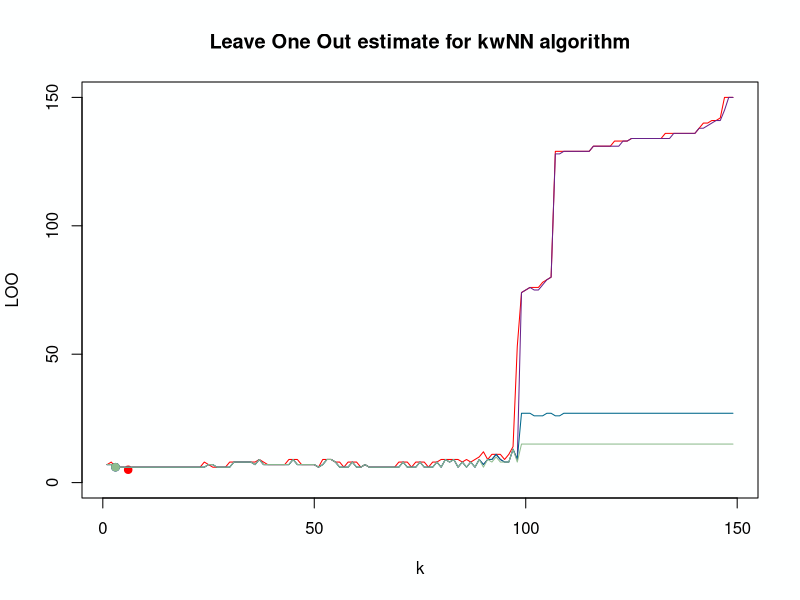

The R script that drew this image: (Note: a time limit stopped this script after it produced the figure.)
args <- commandArgs(trailingOnly = T)

euclid_distance = function(x, y){
  sqrt(sum((x-y)^2))
}

dist_sort = function(dat, point, dist_func = euclid_distance){
      l <- dim(dat)[1]
      n <- dim(dat)[2] - 1

      distances <- matrix(NA, l, 1)

      for (i in 1:l){
          distances[i, ] <- dist_func(dat[i, 1:n], point)
      }

      ##  Сортируем
      orderedDat <- dat[order(distances[, 1]), ]

      return (orderedDat);
  }


  ##  Применяем метод kNN
  kNN <- function(dat, point, k = 1, dist_func = euclid_distance)
  {
      ##  Сортируем выборку согласно классифицируемого объекта
      orderedDat <- dist_sort(dat, point, dist_func)
      n <- dim(orderedDat)[2] - 1

      ##  Получаем классы первых k соседей
      classes <- orderedDat[1:k, n + 1]

      ##  Составляем таблицу встречаемости каждого класса
      counts <- table(classes)

      ##  Находим класс, который доминирует среди первых k соседей
      class <- names(which.max(counts))

      return (class)
  }


  kwNN <- function(dat, point, k = 1, dist_func = euclid_distance)
  {

      orderedDat <- dist_sort(dat, point, dist_func)
      n <- dim(orderedDat)[2] - 1

      w <- exp((-1:-k)/dim(orderedDat)[1])

      classes = rep(0, length(levels(orderedDat[, n+1])))
      for(i in 1:k){
          classes[orderedDat[i, n+1]] = classes[orderedDat[i, n+1]] + w[i]
      }

      class <- levels(orderedDat[, n+1])[which.max(classes)]


      return (class)
  }

LOO <- function(dat, func, maxK = 1, l = 2){
    indexses = sample(1:150, l, replace = F)
    rat = rep(0, maxK)
    selection = dat[indexses,]
    sel_dim = dim(selection)[2] - 1

    for(i in 1:l){
        new_selection = selection[-i,]
        point = selection[i,]

        for(k in 1:maxK){
            class = func(
              new_selection,
              point[1:sel_dim],
              k=k
            )
            if(point[1, sel_dim+1] != class){
                rat[k] = rat[k] + 1
            }
        }
    }
    return (list(rating=rat, selection=selection))
}

fast_kwnn_LOO <- function(selection, q=0.9){
    l = dim(selection)[1]
    rat = rep(0, l-1)
    w <- rep(0, l)
    for(i in 1:l){
      w[i] = q^i
    }

    for(i in 1:l){
        dat = selection[-i,]
        point = selection[i,]

        n <- dim(dat)[2] - 1
        orderedDat <- dist_sort(dat, point[1:n], euclid_distance)
        classes = rep(0, length(levels(orderedDat[, n+1])))

        for(k in 1:(l-1)){
            classes[orderedDat[k, n+1]] = classes[orderedDat[k, n+1]] + w[k]
            class <- levels(orderedDat[, n+1])[which.max(classes)]
            if(point[1, n+1] != class){
                rat[k] = rat[k] + 1
            }
        }
    }
    return (list(rating=rat, selection=selection))
}
####################################
.random_1NN <- function(){
    #1NN calc
    #paint iris
    png(paste0("1NN_plot", ".png"))
    plot(iris[, c(1,4)],
         pch = 21,
         bg = colors[iris$Species],
         col = colors[iris$Species],
         asp = T,
         main = "Classification of five random points with use of 1NN"
    )
    #generate data
    n = 5
    if(!is.na(args[1])) {
      n = args[1]
    }
    points = vector("list", n)
    for(i in 1:n){
      points[[i]] = c(runif(1, 4, 7), runif(1, 0, 2))
    }
    #use 1NN
    for(point in points){
        class = kNN(iris[, c(1, 4, 5)], point)
        #paint points
        points(point[1],point[2],
              pch = 24,
              bg = colors[class],
              col = colors[class])
    }
    dev.off()
}

#calc 6NN map
.map_6NN <- function(){
    print("map")
    png(paste0("6NN_map_plot", ".png"), width = 540, height = 270)
    plot(
      iris[,3:4],
      pch = 21,
      bg = colors[iris$Species],
      col = colors[iris$Species],
      asp = T,
      main = "Classification map for 6NN algorithm"
    )
    x = seq(1,7,0.1)
    y = seq(0.1,2.5,0.1)
    cols = rep(0, 150)
    it = 1
    for(i in x){
        print(i)
        for(j in y){
            points(i, j, pch=1, col = colors[kNN(iris[,3:5], c(i,j), k=6)])
        }
    }

    dev.off()
}

#calc LOO for kNN
.LOO_15_20 <- function(){
    result = LOO(iris[, 3:5], kNN, maxK=19, l=20)
    png(paste0("LOO_kNN_plot", ".png"), width = 1080, height = 540)
    par(mfrow=c(1,2))
    plot(
      data.frame(k=1:length(result$rating),LOO=result$rating),
      type="l",
      col="red",
      ylim = c(0, 20),
      main = "Leave One Out estimate for kNN algorithm"
    )
    points(
      which.min(result$rating),
      result$rating[which.min(result$rating)],
      pch = 21,
      col = "red"
    )
    plot(
      result$selection[, 1:2],
      pch = 21,
      bg = colors[result$selection$Species],
      col = colors[result$selection$Species]
    )
    dev.off()
}

#calc LOO for kNN
.LOO_map_w_15_20 <- function(){
    result = LOO(iris[, 3:5], kwNN, maxK=19, l=20)

    png(paste0("LOO_kwNN_plot", ".png"), width = 1080, height = 540)
    par(mfrow=c(1,2))
    plot(
      data.frame(k=1:length(result$rating), LOO=result$rating),
      type="l",
      col="red",
      ylim = c(0, 20),
      main = "Leave One Out estimate for kwNN algorithm"
    )
    points(
      which.min(result$rating),
      result$rating[which.min(result$rating)],
      pch = 21,
      col = "red"
    )
    plot(
      result$selection[, 1:2],
      pch = 21,
      bg = colors[result$selection$Species],
      col = colors[result$selection$Species],
      asp = T,
      main = "Classification map for 5wNN"
    )
    x = seq(
      result$selection[which.min(result$selection[, 1]), 1],
      result$selection[which.max(result$selection[, 1]), 1],
      0.1
    )
    y = seq(
      result$selection[which.min(result$selection[, 2]), 2],
      result$selection[which.max(result$selection[, 2]), 2],
      0.1
    )
    for(xi in x){
        for(yi in y){
            points(xi,yi,pch=1,col = colors[kwNN(result$selection[, 1:3], c(xi,yi), k=5)])
        }
    }
    dev.off()

    png(paste0("w_func", ".png"), width = 1080, height = 540)
    plot(
      data.frame("x"=1:50, "w[x]"=exp((-1:-50)/50)),
      type="l",
      col="red",
      ylim = c(0,1)
    )
    dev.off()
}


.BIG_LOO <- function(){
    print("q=1")
    result = fast_kwnn_LOO(iris[, 3:5], q=1)
    png(paste0("big_LOO", ".png"), width = 1920, height = 1080)
    par(bg = "#feffff")
    plot(
      data.frame(k=1:length(result$rating), LOO=result$rating),
      type="l",
      col="red",
      ylim = c(0, dim(result$selection)[1]),
      main = "Leave One Out estimate for kwNN algorithm"
    )
    points(
      which.min(result$rating),
      result$rating[which.min(result$rating)],
      pch = 21,
      col = "red",
      bg = "red"
    )
    print(which.min(result$rating));print(result$rating[which.min(result$rating)])

    print("q=0.9")
    result = fast_kwnn_LOO(iris[, 3:5], q=0.9999)
    lines(
      1:length(result$rating),
      y=result$rating,
      col="darkorchid4"
    )
    points(
      which.min(result$rating),
      result$rating[which.min(result$rating)],
      pch = 21,
      col = "darkorchid4",
      bg = "darkorchid4"
    )
    print(which.min(result$rating));print(result$rating[which.min(result$rating)])

    print("q=0.7")
    result = fast_kwnn_LOO(iris[, 3:5], q=0.9994)
    lines(
      1:length(result$rating),
      y=result$rating,
      col="deepskyblue4"
    )
    points(
      which.min(result$rating),
      result$rating[which.min(result$rating)],
      pch = 21,
      col = "deepskyblue4",
      bg = "deepskyblue4"
    )
    print(which.min(result$rating));print(result$rating[which.min(result$rating)])

    print("q=0.5")
    result = fast_kwnn_LOO(iris[, 3:5], q=0.999)
    lines(
      1:length(result$rating),
      y=result$rating,
      col="darkseagreen"
    )
    points(
      which.min(result$rating),
      result$rating[which.min(result$rating)],
      pch = 21,
      col = "darkseagreen",
      bg = "darkseagreen"
    )
    print(which.min(result$rating));print(result$rating[which.min(result$rating)])

    print("q=0.3")
    result = fast_kwnn_LOO(iris[, 3:5], q=0.99)
    lines(
      1:length(result$rating),
      y=result$rating,
      col="forestgreen"
    )
    points(
      which.min(result$rating),
      result$rating[which.min(result$rating)],
      pch = 21,
      col = "forestgreen",
      bg = "forestgreen"
    )
    print(which.min(result$rating));print(result$rating[which.min(result$rating)])

    print("q=0.1")
    result = fast_kwnn_LOO(iris[, 3:5], q=0.9)
    lines(
      1:length(result$rating),
      y=result$rating,
      col="lawngreen"
    )
    points(
      which.min(result$rating),
      result$rating[which.min(result$rating)],
      pch = 21,
      col = "lawngreen",
      bg = "lawngreen"
    )
    print(which.min(result$rating));print(result$rating[which.min(result$rating)])
    dev.off()

}



######################################

colors <- c(
    "setosa" = "orange",
    "versicolor" = "forestgreen",
    "virginica" = "purple"
)

#.random_1NN()
#.map_6NN()
#.LOO_15_20()
#.LOO_map_w_15_20()
.BIG_LOO()
